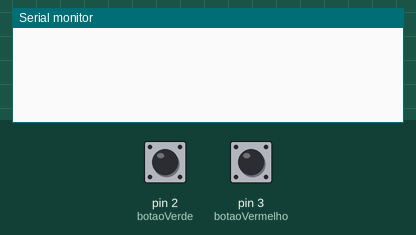
Simulated run of this sketch. Board: Arduino Uno, built with avr-gcc and run on an emulated ATmega328P. On the bench: the last lines printed to the serial monitor. The inputs (shaded band) are chosen by the test bench; at power-on: pin 2 (botaoVerde) LOW, pin 3 (botaoVermelho) LOW.

Above: at 1.2 s.
1.3 s: pin 2 (botaoVerde) pulled HIGH for 0.25 s
At 2.1 s:
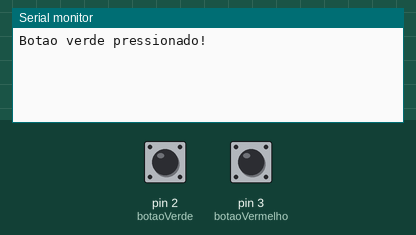
3.0 s: pin 3 (botaoVermelho) pulled HIGH for 0.25 s
At 4.6 s:
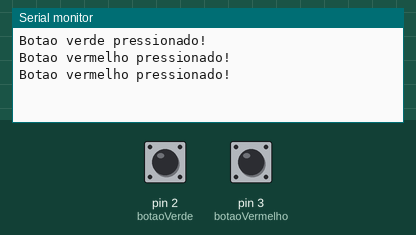

The sketch:

Controle.ino
```cpp
const int botaoVerde = 2;
const int botaoVermelho = 3;

int botaoVerdeStatus = 0;
int botaoVermelhoStatus = 0;

void setup()
{
  Serial.begin(9600);
  pinMode(botaoVerde, INPUT);
  pinMode(botaoVermelho,INPUT);
}


void loop()
{
    botaoVerdeStatus = digitalRead(botaoVerde);
    botaoVermelhoStatus = digitalRead(botaoVermelho);


    if(botaoVerdeStatus)
    {
      Serial.println("Botao verde pressionado!");
    }

    if(botaoVermelhoStatus)
    {
       Serial.println("Botao vermelho pressionado!");
    }
    delay(200);
 }
```

Measured:
- after the input at 1.3 s, the serial monitor: prints a new line after 0.10 s (image 1)
- after the input at 3.0 s, the serial monitor: prints a new line at once (image 2)
